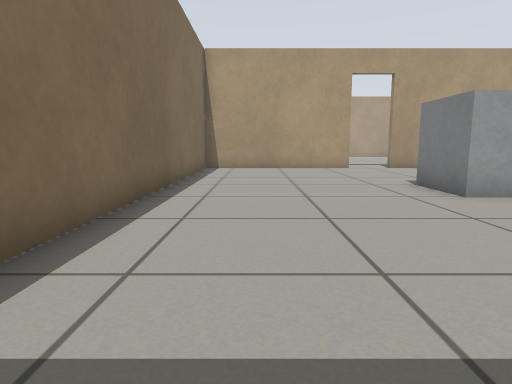
View 1 (above)

16 first-person views from a walk through a Gazebo world. The camera is 0.5 m above the floor, tilts 8° down and sees 75° across. The floor is counted in squares, 0.5 m on a side. Each view is taken from the middle of a square. On the plan, view 1 faces up. The plan holds only what a view shows up to about 12 squares ahead; the rest is blank.

View 2
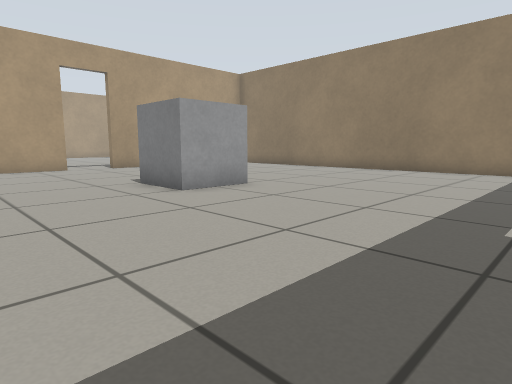

View 3
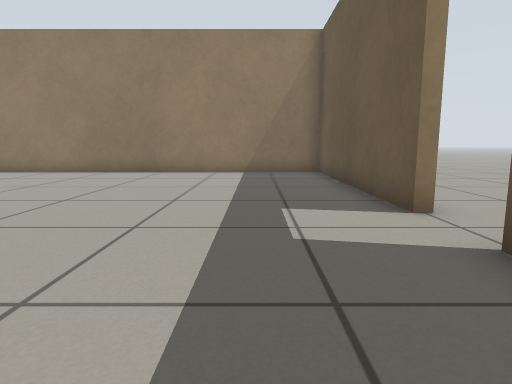

View 4
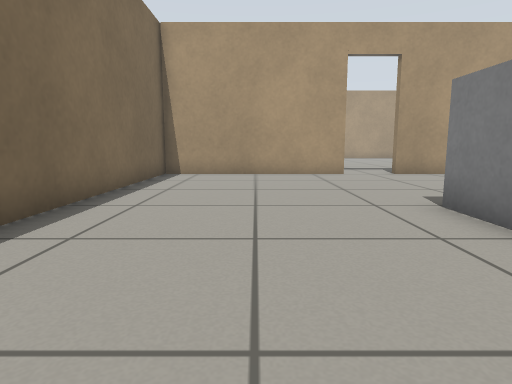

View 5
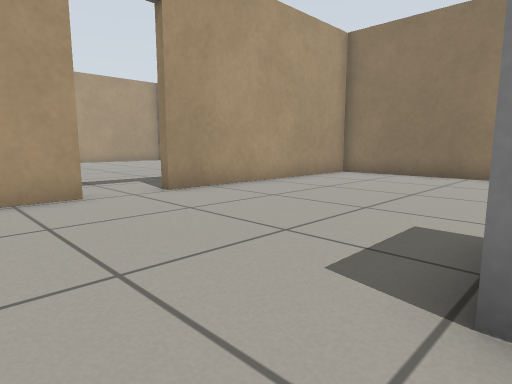

View 6
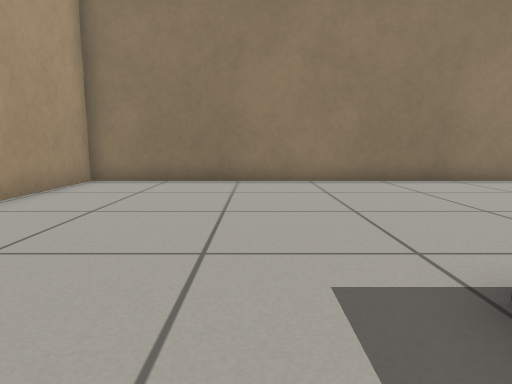

View 7
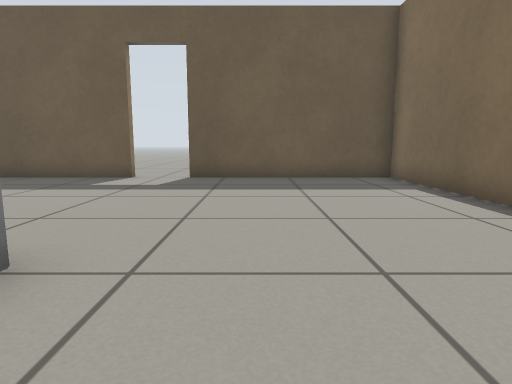

View 8
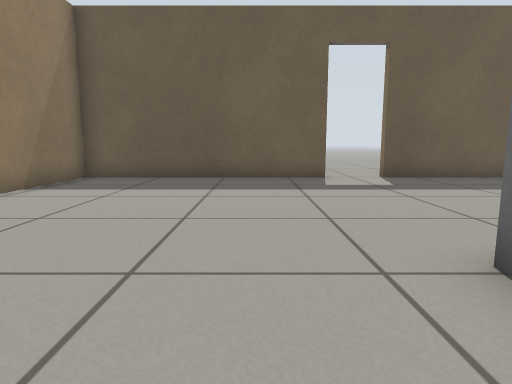

View 9
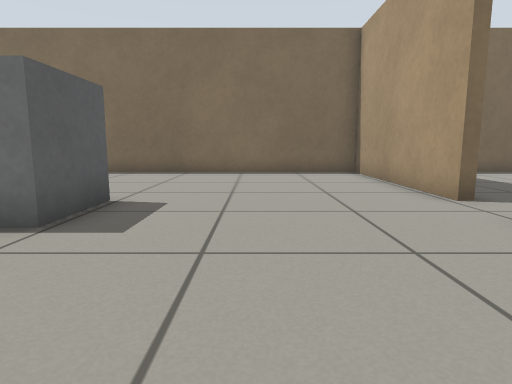

View 10
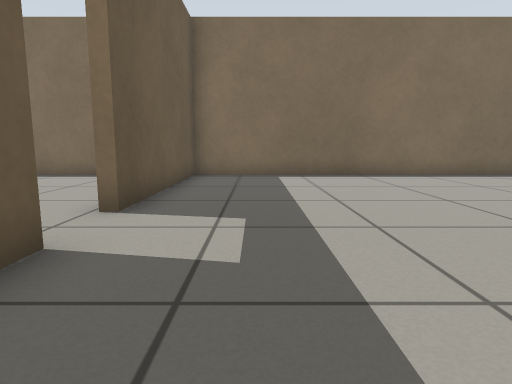

View 11
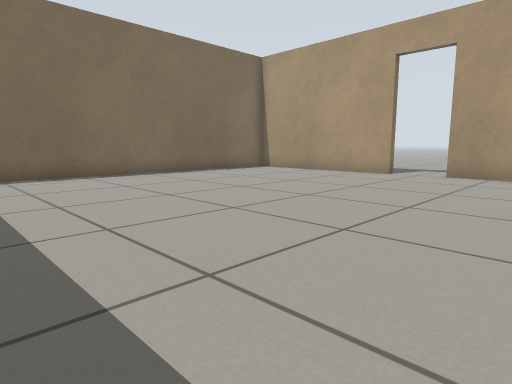

View 12
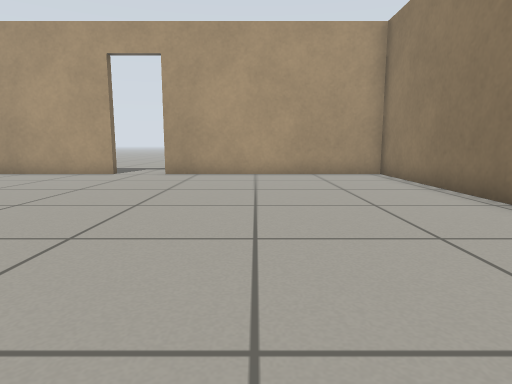

View 13
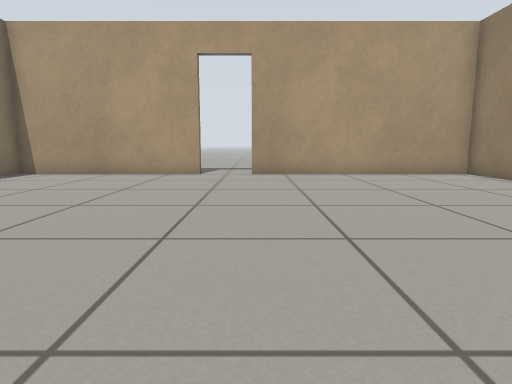

View 14
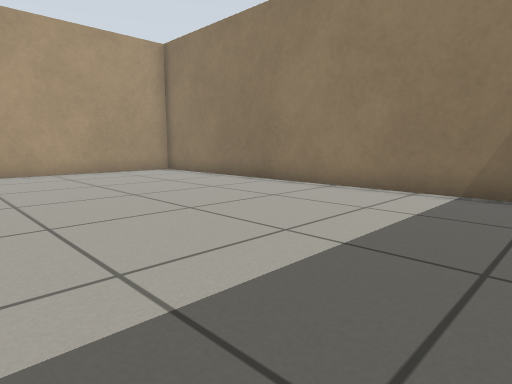

View 15
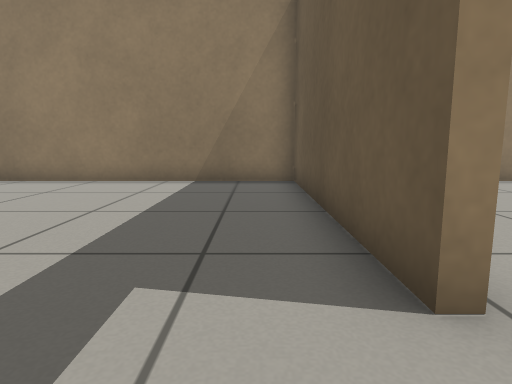

View 16
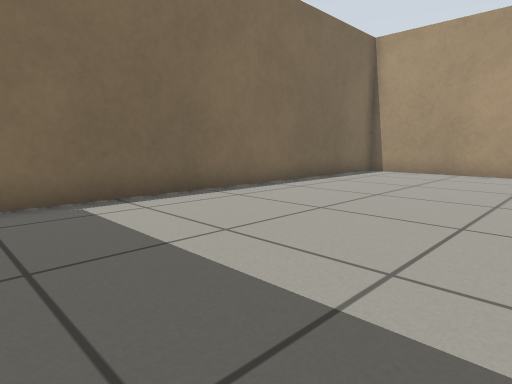

### Floor plan
Ten units are one square. View 1 is at (0, 0); x grows to the right and y downward. Boxes are objects, and circles mark ways between rooms. Rooms are numbered by the first view taken in them; rooms with no view inside come last. Other rooms are left out.
<svg viewBox="-28 -295 166 315">
<path fill="none" stroke="#000" d="M41 -146 -23 -146M59 13 133 13 133 -146 57 -146M-22 -149 -22 13 41 13M41 -286 -22 -286 -22 -149M57 -149 133 -149 133 -286 58 -286M-23 -149 41 -149"/>
<rect x="35" y="-85" width="30" height="20" fill="#bbb"><title>grey box</title></rect>
<circle cx="45" cy="-150" r="3" fill="#2a7"/>
<text x="60" y="-70">1</text>
<text x="60" y="-220">2</text>
</svg>
Room 1 opens to room 2.

Where each view was taken, in squares from view 1:
view 1: 0 up, 0 right, facing up
view 2: 0 up, 0 right, facing up-right
view 3: 1 up, 1 right, facing right
view 4: 3 up, 1 right, facing up
view 5: 8 up, 2 right, facing up-right
view 6: 10 up, 4 right, facing right
view 7: 9 up, 2 right, facing down
view 8: 9 up, 8 right, facing down
view 9: 11 up, 10 right, facing left
view 10: 17 up, 9 right, facing left
view 11: 17 up, 9 right, facing up-left
view 12: 17 up, 9 right, facing up
view 13: 17 up, 6 right, facing up
view 14: 16 up, 6 right, facing up-right
view 15: 16 up, 4 right, facing right
view 16: 16 up, 4 right, facing up-left
